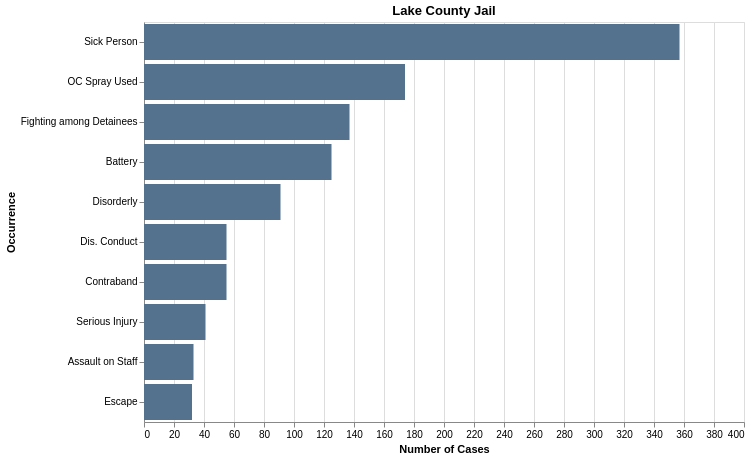

This figure's notebook cell:
### Code cell
lake_county_percent

### Figure 1 — Vega-Lite specification as saved in the notebook (floating-point values rounded to 4 significant figures)
{"config": {"view": {"continuousWidth": 300, "continuousHeight": 300}}, "data": {"name": "data-39d898fc423b23968b58686f434a7b8b"}, "mark": {"type": "bar", "color": "#54728d"}, "encoding": {"tooltip": [{"field": "Cleaned Occurrences", "title": "Occurrence", "type": "nominal"}, {"field": "count", "format": ",d", "title": "Case Count", "type": "quantitative"}], "x": {"field": "count", "title": "Number of Cases", "type": "quantitative"}, "y": {"field": "Cleaned Occurrences", "sort": "-x", "title": "Occurrence", "type": "nominal"}}, "height": 400, "title": "Lake County Jail", "width": 600, "$schema": "https://vega.github.io/schema/vega-lite/v5.20.1.json", "datasets": {"data-39d898fc423b23968b58686f434a7b8b": [{"Cleaned Occurrences": "Sick Person", "count": 357, "percentage": 18.85}, {"Cleaned Occurrences": "OC Spray Used", "count": 174, "percentage": 9.187}, {"Cleaned Occurrences": "Fighting among Detainees", "count": 137, "percentage": 7.233}, {"Cleaned Occurrences": "Battery", "count": 125, "percentage": 6.6}, {"Cleaned Occurrences": "Disorderly", "count": 91, "percentage": 4.805}, {"Cleaned Occurrences": "Dis. Conduct", "count": 55, "percentage": 2.904}, {"Cleaned Occurrences": "Contraband", "count": 55, "percentage": 2.904}, {"Cleaned Occurrences": "Serious Injury", "count": 41, "percentage": 2.165}, {"Cleaned Occurrences": "Assault on Staff", "count": 33, "percentage": 1.742}, {"Cleaned Occurrences": "Escape", "count": 32, "percentage": 1.69}]}}
